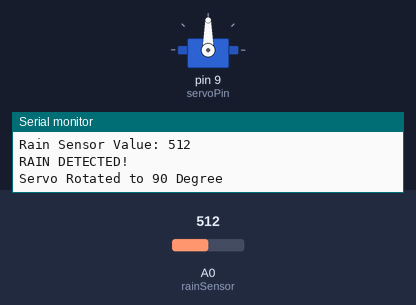
Recording of a sketch running on a simulated Arduino Uno, built with avr-gcc and run on an emulated ATmega328P. On the bench: servo, the last lines printed to the serial monitor. The test bench sets the inputs (shaded band); at power-on: A0 (rainSensor) = 512.

Above: at 1.3 s.
1.4 s: A0 (rainSensor) set to 887
2.9 s: A0 (rainSensor) set to 907
At 3.8 s:
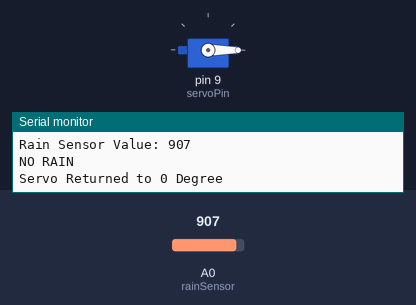
4.5 s: A0 (rainSensor) set to 0
At 5.1 s:
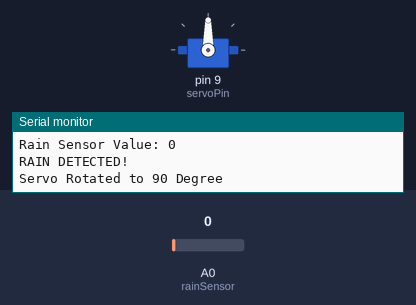
6.0 s: A0 (rainSensor) set to 900
At 7.5 s:
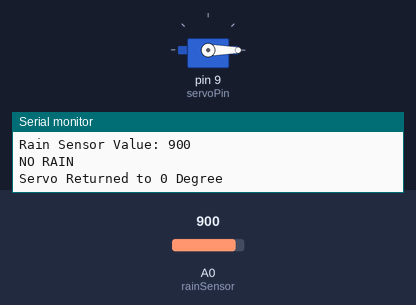
Timing chart, 0 to 8.5 s (numbered marks = the images above; inputs shaded):
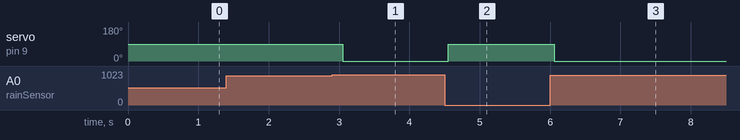

The sketch:

raindetect.ino
```cpp
#include <Servo.h>

Servo rainServo;

const int rainSensor = A0;
const int servoPin = 9;

int rainValue = 0;
int rainThreshold = 900;

void setup() {
  Serial.begin(9600);

  rainServo.attach(servoPin);
  rainServo.write(0);

  Serial.println("Rain Detection System Started");
}

void loop() {

  rainValue = analogRead(rainSensor);

  Serial.print("Rain Sensor Value: ");
  Serial.println(rainValue);

  if (rainValue < rainThreshold) {

    // Rain detected
    rainServo.write(90);

    Serial.println("RAIN DETECTED!");
    Serial.println("Servo Rotated to 90 Degree");

  }
  else {

    // No rain detected
    rainServo.write(0);

    Serial.println("NO RAIN");
    Serial.println("Servo Returned to 0 Degree");
  }

  delay(500);
}
```

Measured:
- the behaviour switches between 899 and 900 on A0 (rainSensor) (found by bisection; images 0 and 1)
- after the input at 2.9 s, servo on pin 9 (servoPin): 90° → 0° after 0.15 s
- after the input at 4.5 s, servo on pin 9 (servoPin): 0° → 90° after 0.05 s
- after the input at 6.0 s, servo on pin 9 (servoPin): 90° → 0° after 0.06 s
